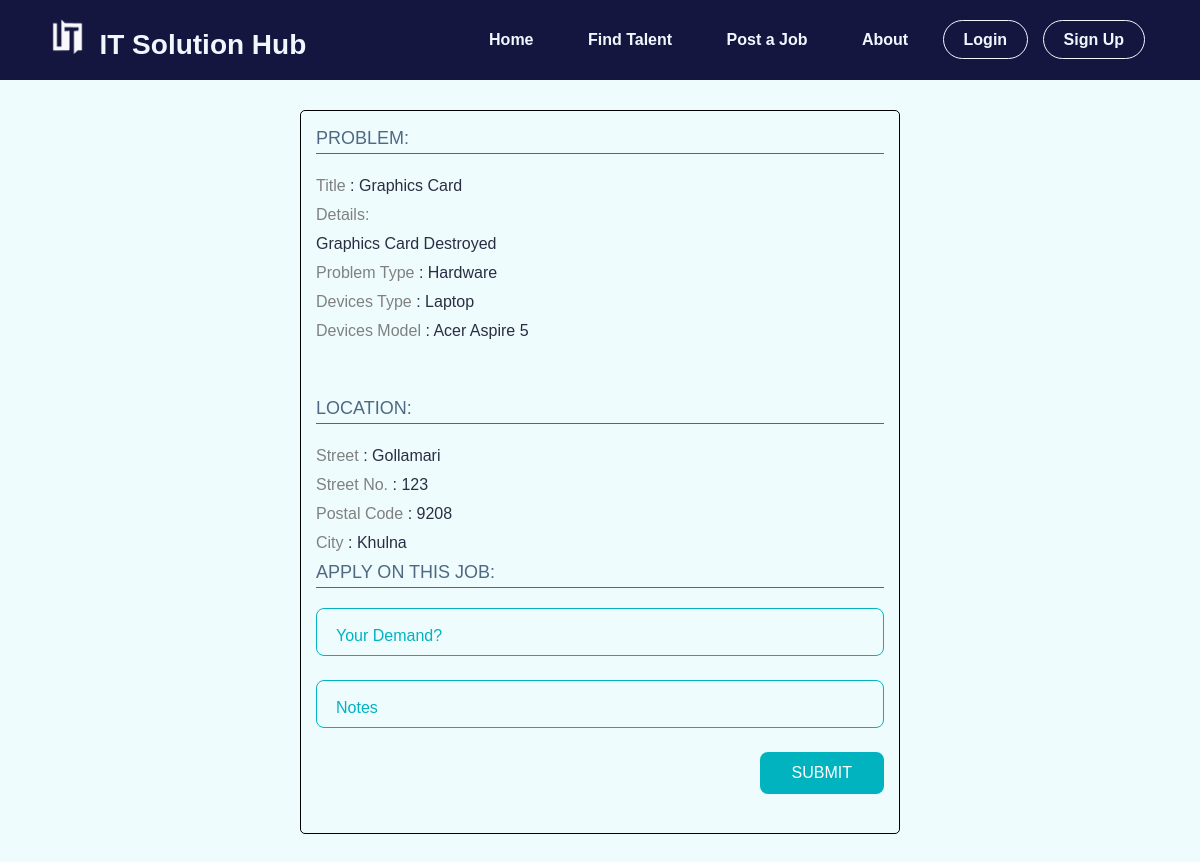
The page /job_view.php?id=1 on the database its author committed.
### tables this page shows
CREATE TABLE `jobs` (
  `job_id` int(50) NOT NULL,
  `email` varchar(50) NOT NULL,
  `phone_no` int(50) NOT NULL,
  `prblm_name` varchar(50) NOT NULL,
  `details` varchar(200) NOT NULL,
  `prblm_type` varchar(50) NOT NULL,
  `dev_type` varchar(50) NOT NULL,
  `dev_model` varchar(50) NOT NULL,
  `street` varchar(50) NOT NULL,
  `street_number` int(15) NOT NULL,
  `city_name` varchar(50) NOT NULL,
  `post_code` int(15) NOT NULL,
  `max_budget` int(10) NOT NULL,
  `negotiable` varchar(50) NOT NULL,
  `j_status` varchar(2) NOT NULL,
  `assigned_email` varchar(50) NOT NULL,
  `customer_payment` int(50) NOT NULL,
  `bkash_no` int(15) NOT NULL,
  `cp_date` int(11) NOT NULL DEFAULT current_timestamp(),
  `job_accept` int(50) NOT NULL,
  `job_done` int(50) NOT NULL,
  `ja_date` varchar(15) NOT NULL DEFAULT current_timestamp()
);

### job_view.php (the view, shortened to what this page needs)
<!DOCTYPE html>
<html lang="en">
  <head>
    <link rel="stylesheet" href="css/header.css" />
    <link rel="stylesheet" href="css/job_view.css" />
    <link rel="stylesheet" href="css/alert.css" />
    <link rel="stylesheet" href="css/bid_list.css" />
  </head>
  <body>
    <?php
      include('nav.php');
      include('dbConnect.php');
        $job_id = $_GET['id'];
        $sql = "SELECT * FROM jobs WHERE job_id = $job_id";
        $qry = mysqli_query($conn,$sql);
        $rows = mysqli_fetch_assoc($qry);
    ?>
  <div class="body_">
    <div class="section__header">
      <div class="title__container">
        <h2 class="heading">Problem:</h2>
        <h1><span>Title</span> <?php echo ": ".$rows["prblm_name"]; ?></h1>
        <h1><span>Details:</span> </h1>
        <h1><?php echo $rows["details"]; ?></h1>
        <h1><span>Problem Type</span> <?php echo ": ".$rows["prblm_type"]; ?></h1>
        <h1><span>Devices Type</span> <?php echo ": ".$rows["dev_type"]; ?></h1>
        <h1><span>Devices Model</span> <?php echo ": ".$rows["dev_model"]; ?></h1>
      </div>
      <br><br>
      <div class="title__container">
        <h2 class="heading">Location:</h2>
        <h1><span>Street</span> <?php echo ": ".$rows["street"]; ?></h1>
        <h1><span>Street No.</span> <?php echo ": ".$rows["street_number"]; ?></h1>
        <h1><span>Postal Code</span> <?php echo ": ".$rows["post_code"]; ?></h1>
        <h1><span>City</span> <?php echo ": ".$rows["city_name"]; ?></h1>
      </div>
<?php
        if(isset($_SESSION['usr_email'])){
          $email = $_SESSION['usr_email'];
          $sql_ = "SELECT * FROM users WHERE email = '$email'";
          $qry_ = mysqli_query($conn,$sql_);
          $rows_ = mysqli_fetch_assoc($qry_);?>
      <br><br>
      <div class="title__container">
        <h2 class="heading">Budget:</h2>
        <h1><span>Maximum Budget</span> <?php echo ": ".$rows["max_budget"]; ?></h1>
        <h1><span>Negotiable:</span>
        <?php if($rows["negotiable"] == 1){
          echo "Yes";
        }else {
          echo "No";
        } ?></h1>
        <?php if($rows_["type"] == 1) {?>
          <div class="dp">
          <a href="./be_delete_posted_job.php?job_id=<?php echo $job_id?>" class="delete_post">DELETE</a>
        </div>
        <?php } ?>
         <br> <br>
      </div>
          <?php if($rows_["type"] == 2) {?>
              <br><br><br>
            <?php  include('bid_form.php');
            }
        }else{
          include('bid_form.php');
        }
        ?>
    </div>
  </div>
  </body>
</html>

### css/header.css (style rules this page uses)
* { padding: 0; margin: 0; box-sizing: border-box; font-family: "Josefin Sans", sans-serif; }

### css/job_view.css (style rules this page uses)
* { margin: 0; padding: 0; border: 0; font-family: "Josefin Sans", sans-serif; font-size: 100%; vertical-align: baseline; }
body { background-color: #b8f4fc3b; }
h2.heading { font-size: 18px; text-transform: uppercase; font-weight: 300; text-align: left; color: #506982; border-bottom: 1px solid #506982; padding-bottom: 3px; margin-bottom: 20px; }
.title__container h1 span { color: gray; font-weight: 300; }
.body_ { margin-bottom: 80px; border: 1px solid #000; border-radius: 5px; width: 50%; padding: 15px; position: relative; top: 30px; left: 25%; }
h1 { margin-bottom: 5px; font-weight: 500; }

### css/alert.css (style rules this page uses)
:root { --blue: #1e90ff; --white: #ffffff; }

### css/bid_list.css (style rules this page uses)
:root { --skyblue: #01b3bf; --darkskyblue: #03767e; --platinum: #e5e5e5; --black: #2b2d42; --white: #fff; --thumb: #edf2f4; }
* { box-sizing: border-box; padding: 0; margin: 0; }
body { font: 16px / 24px "Rubik", sans-serif; color: var(--black); }

### rows shown on the page
jobs: prblm_name "Graphics Card", details "Graphics Card Destroyed", prblm_type "Hardware", dev_type "Laptop", dev_model "Acer Aspire 5", street "Gollamari", street_number "123", post_code "9208", city_name "Khulna"
